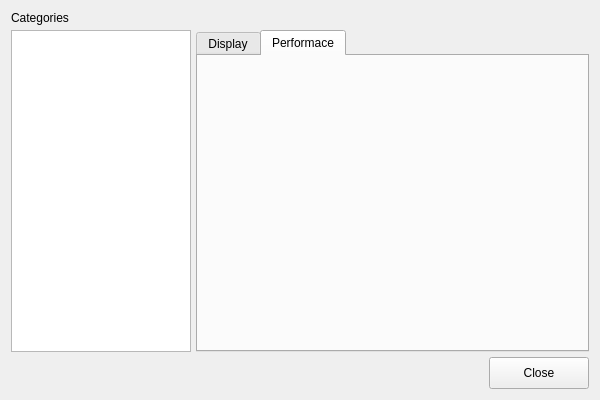
<ui version="4.0" >
 <class>Preferences</class>
 <widget class="QWidget" name="Preferences" >
  <property name="geometry" >
   <rect>
    <x>0</x>
    <y>0</y>
    <width>600</width>
    <height>400</height>
   </rect>
  </property>
  <property name="minimumSize" >
   <size>
    <width>600</width>
    <height>400</height>
   </size>
  </property>
  <property name="windowTitle" >
   <string>Preferences</string>
  </property>
  <layout class="QGridLayout" name="gridLayout" >
   <property name="spacing" >
    <number>5</number>
   </property>
   <item row="0" column="0" colspan="2" >
    <widget class="QLabel" name="lbl_categories" >
     <property name="text" >
      <string>Categories</string>
     </property>
    </widget>
   </item>
   <item row="1" column="0" >
    <widget class="QTreeView" name="trv_categories" >
     <property name="sizePolicy" >
      <sizepolicy vsizetype="Expanding" hsizetype="Fixed" >
       <horstretch>0</horstretch>
       <verstretch>0</verstretch>
      </sizepolicy>
     </property>
     <property name="minimumSize" >
      <size>
       <width>180</width>
       <height>0</height>
      </size>
     </property>
     <property name="maximumSize" >
      <size>
       <width>180</width>
       <height>16777215</height>
      </size>
     </property>
    </widget>
   </item>
   <item row="1" column="1" colspan="2" >
    <widget class="QTabWidget" name="tab_details" >
     <property name="currentIndex" >
      <number>1</number>
     </property>
     <widget class="QWidget" name="tab" >
      <attribute name="title" >
       <string>Display</string>
      </attribute>
     </widget>
     <widget class="QWidget" name="tab_2" >
      <attribute name="title" >
       <string>Performace</string>
      </attribute>
     </widget>
    </widget>
   </item>
   <item row="2" column="0" colspan="2" >
    <spacer name="horizontalSpacer" >
     <property name="orientation" >
      <enum>Qt::Horizontal</enum>
     </property>
     <property name="sizeHint" stdset="0" >
      <size>
       <width>480</width>
       <height>17</height>
      </size>
     </property>
    </spacer>
   </item>
   <item row="2" column="2" >
    <widget class="QPushButton" name="bt_close" >
     <property name="minimumSize" >
      <size>
       <width>100</width>
       <height>32</height>
      </size>
     </property>
     <property name="maximumSize" >
      <size>
       <width>100</width>
       <height>32</height>
      </size>
     </property>
     <property name="text" >
      <string>Close</string>
     </property>
    </widget>
   </item>
  </layout>
 </widget>
 <resources/>
 <connections/>
</ui>
